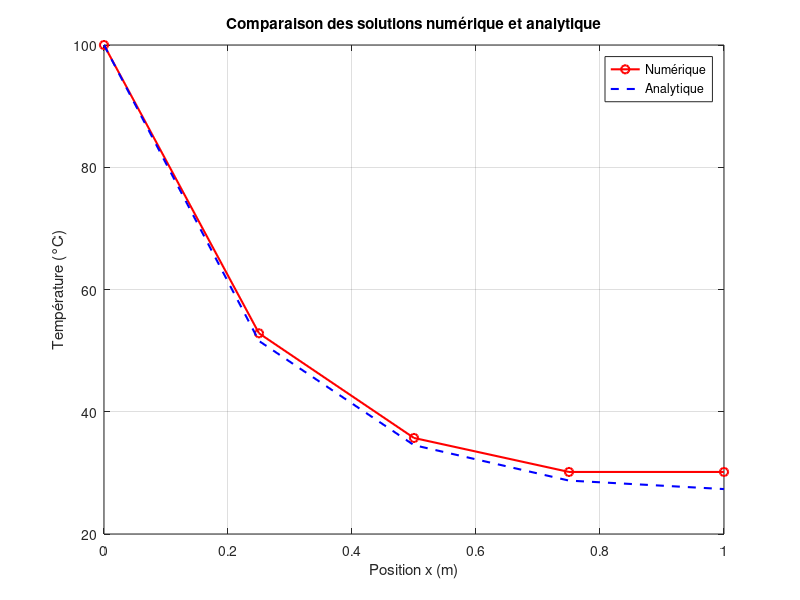

MATLAB code for this plot:
%{
Ce code est une fonction permettant la résolution de l'équation de diffusion 
du sel suivant un modèle stationnaire. La discrétisation spatiale du pilier 
est gérable avec le paramètre Ntot, qualifiant le nombre total de noeuds du 
système. Les paramètres liés aux dimensions du pilier et à la concentration
du sel sont constants. 
%}

% Définition des constantes de l'exercice
D = 0.05; %(m)
Longueur = 1; %(m)
k_cuivre = 385; %(W/m.K)
h = 20; %(W/m^2.K)
P = pi()* D; %(m)
Ac = ( pi() * D^2)/4;%(m^2)
m = (h * P)/(k_cuivre * Ac); %Coefficient

T_inf = 25;
Tm = 100;
Ntot = 5;

% Calcul du pas de discrétisation dx
dx = Longueur / (Ntot - 1);

% Définition des matrices A et B pour résoudre A*C = B
A = zeros(Ntot-2, Ntot-2); 
B = zeros(Ntot-2, 1);       

% Remplissage de la matrice A
% Condition limite T0 = Tm
A(1, 1) = (-m^2 * dx^2) - 2; 
A(1, 2) = 1;

% Condition limite T4 = T3
A(Ntot-2, Ntot-2-1) = 1;
A(Ntot-2, Ntot-2) = (-m^2 * dx^2) - 2 + 1;

% Boucle de remplissage pour les points internes
for i = 2:Ntot-3
    A(i, i-1) = 1;
    A(i, i) = (-m^2 * dx^2) - 2;
    A(i, i+1) = 1;
end

% Remplissage de la matrice B
B(1) = (-m^2 * dx^2 * T_inf) - Tm;
for i = 2:Ntot-2
    B(i) = -m^2 * dx^2 * T_inf;
end

% Résolution du système
T = A \ B;

% Reconstitution du vecteur température complet
T_numerique = [Tm; T; T(Ntot-2)];

% Positions des nœuds
x = linspace(0, Longueur, Ntot);

% Solution analytique
T_analytique = T_inf + (Tm - T_inf) * cosh(m * (Longueur - x)) / cosh(m * Longueur);

% AFFICHAGE
plot(x, T_numerique, 'ro-', 'LineWidth', 1.5)
hold on
plot(x, T_analytique, 'b--', 'LineWidth', 1.5)
xlabel('Position x (m)')
ylabel('Température (°C)')
legend('Numérique', 'Analytique')
title('Comparaison des solutions numérique et analytique')
grid on

